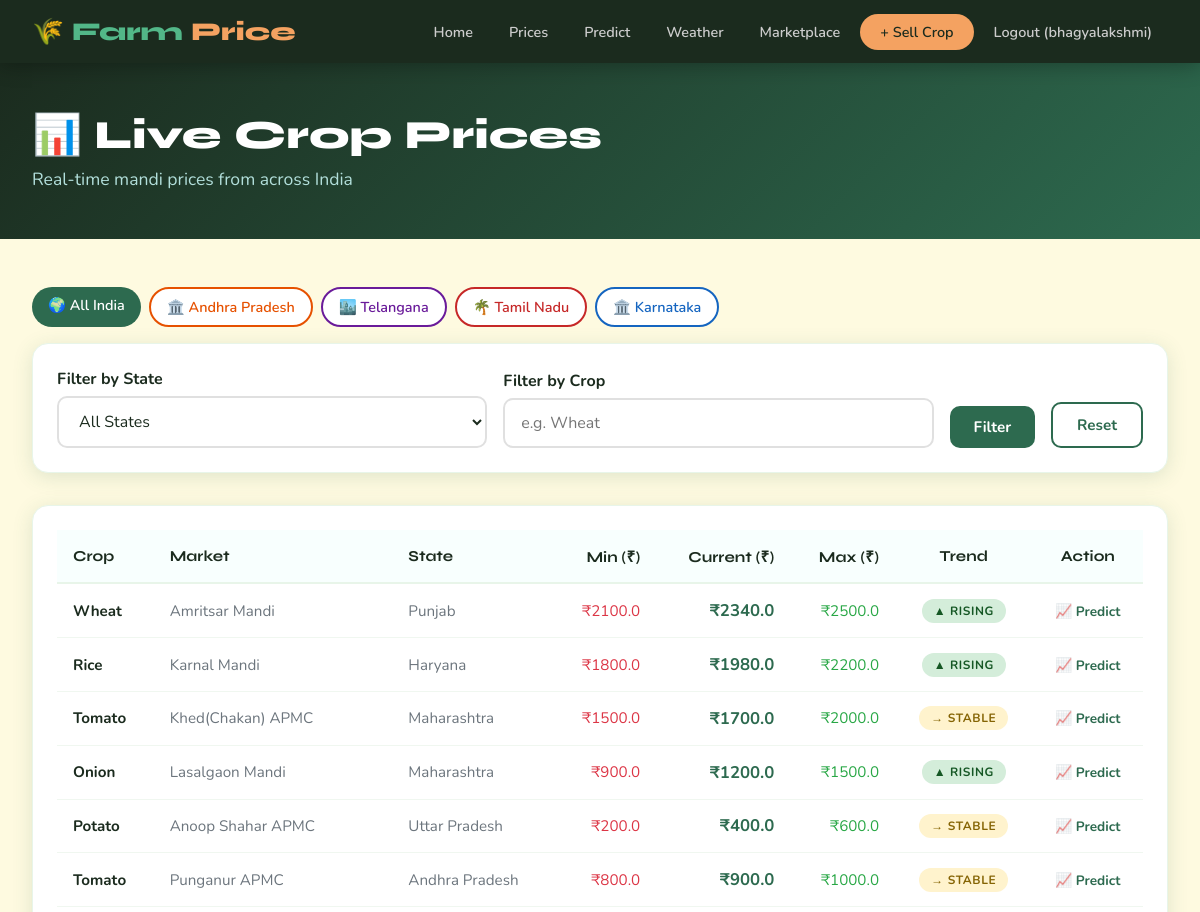
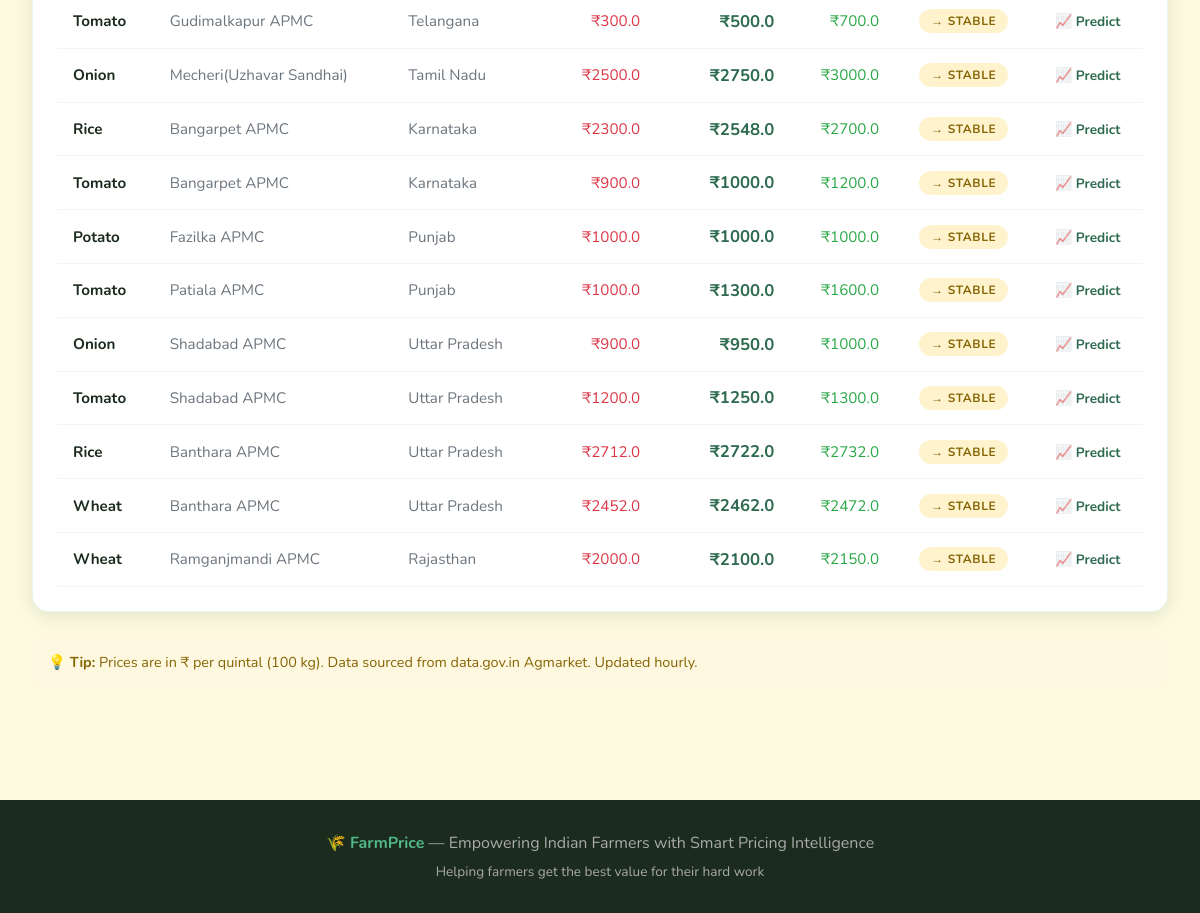
Screenshot of /prices/ (signed in) with the database file from the repository (2 pictures, top to bottom).
### crops/models.py (models this page shows, shortened)
class Crop(models.Model):
    CROP_CHOICES = [
        ('wheat', 'Wheat'),
        ('rice', 'Rice'),
        ('corn', 'Corn'),
        ('cotton', 'Cotton'),
        ('sugarcane', 'Sugarcane'),
        ('soybean', 'Soybean'),
        ('tomato', 'Tomato'),
        ('potato', 'Potato'),
        ('onion', 'Onion'),
        ('groundnut', 'Groundnut'),
    ]
    name = models.CharField(max_length=100, choices=CROP_CHOICES)
    current_price = models.DecimalField(max_digits=10, decimal_places=2)
    min_price = models.DecimalField(max_digits=10, decimal_places=2)
    max_price = models.DecimalField(max_digits=10, decimal_places=2)
    market_name = models.CharField(max_length=200)
    state = models.CharField(max_length=100)
    updated_at = models.DateTimeField(auto_now=True)
    trend = models.CharField(max_length=10, choices=[('up', 'Rising'), ('down', 'Falling'), ('stable', 'Stable')], default='stable')

### crops/views.py (the view)
# urls.py: path('prices/', views.crop_prices, name='crop_prices'),
def crop_prices(request):
    state_filter = request.GET.get('state', '')
    crop_filter = request.GET.get('crop', '').lower()
    region = request.GET.get('region', '')  # 'ap_telangana' or ''
    if region == 'ap_telangana':
        from .api_client import get_ap_telangana_prices
        all_prices = get_ap_telangana_prices()
    elif state_filter:
        all_prices = get_all_prices(state=state_filter)
    else:
        all_prices = get_all_prices()
    if crop_filter:
        all_prices = [c for c in all_prices if crop_filter in c['name']]
    states = ['Andhra Pradesh', 'Telangana'] + list(
        set(c['state'] for c in all_prices if c['state'] not in ['N/A', 'Andhra Pradesh', 'Telangana'])
    )
    context = {
        'crops': all_prices,
        'states': states,
        'state_filter': state_filter,
        'crop_filter': crop_filter,
        'region': region,
    }
    return render(request, 'crops/prices.html', context)

### crops/api_client.py (called while the page is built)
def get_all_prices(state=None):
    from .models import Crop
    crops = Crop.objects.all()
    if state:
        crops = crops.filter(state__iexact=state)
    results = []
    for c in crops:
        results.append({
            "name": c.name,
            "display_name": c.get_name_display(),
            "current_price": float(c.current_price),
            "min_price": float(c.min_price),
            "max_price": float(c.max_price),
            "market_name": c.market_name,
            "state": c.state,
            "updated_at": str(c.updated_at.date()),
            "trend": c.trend,
        })
    return results

### crops/templates/crops/prices.html (shortened to what this page needs)
{% extends 'crops/base.html' %}
{% block content %}
<section style="background: linear-gradient(135deg, #1b2b1e, #2d6a4f); padding: 3rem 0;">
    <div class="container">
        <h1 style="font-family: 'Syne', sans-serif; font-size: 2.5rem; font-weight: 800; color: white; margin-bottom: 0.5rem;">📊 Live Crop Prices</h1>
        <p style="color: #b2dfdb; font-size: 1.1rem;">Real-time mandi prices from across India</p>
    </div>
</section>
<section class="section">
    <div class="container">
        <div style="margin-bottom: 1rem; display: flex; gap: 0.5rem; flex-wrap: wrap;">
            <a href="/prices/"
               style="padding: 0.5rem 1rem; border-radius: 20px; text-decoration: none; font-weight: 600; font-size: 0.9rem;
               {% if not state_filter and not region %}background:#2d6a4f; color:white;{% else %}background:white; color:#2d6a4f; border: 2px solid #2d6a4f;{% endif %}">
                🌍 All India
            </a>
            <a href="/prices/?state=Andhra+Pradesh"
               style="padding: 0.5rem 1rem; border-radius: 20px; text-decoration: none; font-weight: 600; font-size: 0.9rem;
               {% if state_filter == 'Andhra Pradesh' %}background:#e65100; color:white;{% else %}background:white; color:#e65100; border: 2px solid #e65100;{% endif %}">
                🏛️ Andhra Pradesh
            </a>
            <a href="/prices/?state=Telangana"
               style="padding: 0.5rem 1rem; border-radius: 20px; text-decoration: none; font-weight: 600; font-size: 0.9rem;
               {% if state_filter == 'Telangana' %}background:#6a1b9a; color:white;{% else %}background:white; color:#6a1b9a; border: 2px solid #6a1b9a;{% endif %}">
                🏙️ Telangana
            </a>
            <a href="/prices/?state=Tamil+Nadu"
               style="padding: 0.5rem 1rem; border-radius: 20px; text-decoration: none; font-weight: 600; font-size: 0.9rem;
               {% if state_filter == 'Tamil Nadu' %}background:#c62828; color:white;{% else %}background:white; color:#c62828; border: 2px solid #c62828;{% endif %}">
                🌴 Tamil Nadu
            </a>
            <a href="/prices/?state=Karnataka"
               style="padding: 0.5rem 1rem; border-radius: 20px; text-decoration: none; font-weight: 600; font-size: 0.9rem;
               {% if state_filter == 'Karnataka' %}background:#1565c0; color:white;{% else %}background:white; color:#1565c0; border: 2px solid #1565c0;{% endif %}">
                🏛️ Karnataka
            </a>
        </div>
        <div class="card" style="margin-bottom: 2rem;">
            <form method="get" style="display: flex; gap: 1rem; flex-wrap: wrap; align-items: flex-end;">
                <div class="form-group" style="flex: 1; min-width: 180px; margin-bottom: 0;">
                    <label>Filter by State</label>
                    <select name="state">
                        <option value="">All States</option>
                    </select>
                </div>
                <div class="form-group" style="flex: 1; min-width: 180px; margin-bottom: 0;">
                    <label>Filter by Crop</label>
                    <input type="text" name="crop" value="{{ crop_filter }}" placeholder="e.g. Wheat">
                </div>
                <button type="submit" class="btn btn-primary">Filter</button>
                <a href="/prices/" class="btn btn-outline">Reset</a>
            </form>
        </div>
        {% if crops %}
        <div class="card" style="overflow-x: auto;">
            <table style="width: 100%; border-collapse: collapse; font-size: 0.95rem;">
                <thead>
                    <tr style="background: #f8fffe; border-bottom: 2px solid #e8f5e9;">
                        <th style="padding: 1rem; text-align: left; font-family: 'Syne', sans-serif; font-weight: 700;">Crop</th>
                        <th style="padding: 1rem; text-align: left; font-family: 'Syne', sans-serif; font-weight: 700;">Market</th>
                        <th style="padding: 1rem; text-align: left; font-family: 'Syne', sans-serif; font-weight: 700;">State</th>
                        <th style="padding: 1rem; text-align: right; font-family: 'Syne', sans-serif; font-weight: 700;">Min (₹)</th>
                        <th style="padding: 1rem; text-align: right; font-family: 'Syne', sans-serif; font-weight: 700;">Current (₹)</th>
                        <th style="padding: 1rem; text-align: right; font-family: 'Syne', sans-serif; font-weight: 700;">Max (₹)</th>
                        <th style="padding: 1rem; text-align: center; font-family: 'Syne', sans-serif; font-weight: 700;">Trend</th>
                        <th style="padding: 1rem; text-align: center; font-family: 'Syne', sans-serif; font-weight: 700;">Action</th>
                    </tr>
                </thead>
                <tbody>
                    {% for crop in crops %}
                    <tr style="border-bottom: 1px solid #f0f7f0; transition: background 0.15s;"
                        onmouseover="this.style.background='#f8fffe'"
                        onmouseout="this.style.background=''">
                        <td style="padding: 0.9rem 1rem; font-weight: 700;">{{ crop.display_name }}</td>
                        <td style="padding: 0.9rem 1rem; color: #6c757d;">{{ crop.market_name }}</td>
                        <td style="padding: 0.9rem 1rem; color: #6c757d;">{{ crop.state }}</td>
                        <td style="padding: 0.9rem 1rem; text-align: right; color: #dc3545;">₹{{ crop.min_price }}</td>
                        <td style="padding: 0.9rem 1rem; text-align: right; font-weight: 700; font-size: 1.05rem; color: #2d6a4f;">₹{{ crop.current_price }}</td>
                        <td style="padding: 0.9rem 1rem; text-align: right; color: #28a745;">₹{{ crop.max_price }}</td>
                        <td style="padding: 0.9rem 1rem; text-align: center;">
                            {% if crop.trend == 'up' %}
                                <span class="badge badge-up">▲ Rising</span>
                            {% elif crop.trend == 'down' %}
                                <span class="badge badge-down">▼ Falling</span>
                            {% else %}
                                <span class="badge badge-stable">→ Stable</span>
                            {% endif %}
                        </td>
                        <td style="padding: 0.9rem 1rem; text-align: center;">
                            <a href="/predict/?crop={{ crop.name }}" style="color: #2d6a4f; font-weight: 700; text-decoration: none; font-size: 0.85rem;">📈 Predict</a>
                        </td>
                    </tr>
                    {% endfor %}
                </tbody>
            </table>
        </div>
        {% else %}
        <div style="text-align: center; padding: 4rem; color: #6c757d;">
            <div style="font-size: 4rem; margin-bottom: 1rem;">📊</div>
            <h3 style="font-family: 'Syne', sans-serif;">No price data found</h3>
            <p>Try adjusting your filters or check back later.</p>
        </div>
        {% endif %}
        <div style="margin-top: 1.5rem; padding: 1rem; background: #fff8e1; border-radius: 10px; font-size: 0.9rem; color: #856404;">
            💡 <strong>Tip:</strong> Prices are in ₹ per quintal (100 kg). Data sourced from data.gov.in Agmarket. Updated hourly.
        </div>
    </div>
</section>
{% endblock %}

### crops/templates/crops/base.html (shortened to what this page needs)
<!DOCTYPE html>
<html lang="en">
<head>
</head>
<body>
<nav>
    <a href="/" class="nav-logo">🌾 Farm<span>Price</span></a>
    <ul class="nav-links">
        <li><a href="/">Home</a></li>
        <li><a href="/prices/">Prices</a></li>
        <li><a href="/predict/">Predict</a></li>
        <li><a href="/weather/">Weather</a></li>
        <li><a href="/marketplace/">Marketplace</a></li>
        {% if user.is_authenticated %}
            <li><a href="/sell/" class="btn-sell">+ Sell Crop</a></li>
            <li><a href="/logout/">Logout ({{ user.username }})</a></li>
        {% else %}
            <li><a href="/login/">Login</a></li>
            <li><a href="/register/" class="btn-sell">Register</a></li>
        {% endif %}
    </ul>
</nav>
<main>
    {% block content %}{% endblock %}
</main>
<footer>
    <p>🌾 <strong>FarmPrice</strong> — Empowering Indian Farmers with Smart Pricing Intelligence</p>
    <p style="margin-top:0.5rem;font-size:0.85rem;">Helping farmers get the best value for their hard work</p>
</footer>
</body>
</html>

### crops/templates/crops/base.html (style rules this page uses)
:root { --green: #2d6a4f; --green-light: #52b788; --green-pale: #d8f3dc; --earth: #a0522d; --gold: #f4a261; --sky: #48cae4; --cream: #fefae0; --dark: #1b2b1e; --gray: #6c757d; --white: #ffffff; --shadow: 0 4px 20px rgba(45, 106, 79, 0.15); }
* { margin: 0; padding: 0; box-sizing: border-box; }
body { font-family: 'Nunito', sans-serif; background: var(--cream); color: var(--dark); min-height: 100vh; }
nav { background: var(--dark); padding: 0 2rem; display: flex; align-items: center; justify-content: space-between; position: sticky; top: 0; z-index: 100; box-shadow: 0 2px 20px rgba(0,0,0,0.3); }
.nav-logo { font-family: 'Syne', sans-serif; font-weight: 800; font-size: 1.6rem; color: var(--green-light); text-decoration: none; padding: 1rem 0; display: flex; align-items: center; gap: 0.5rem; }
.nav-logo span { color: var(--gold); }
.nav-links { display: flex; align-items: center; gap: 0.25rem; list-style: none; }
.nav-links a { color: #ccc; text-decoration: none; padding: 0.5rem 1rem; border-radius: 8px; font-weight: 600; font-size: 0.9rem; transition: all 0.2s; }
.nav-links .btn-sell { background: var(--gold); color: var(--dark) !important; border-radius: 20px; padding: 0.5rem 1.25rem !important; }
main { min-height: calc(100vh - 120px); }
footer { background: var(--dark); color: #aaa; text-align: center; padding: 2rem; margin-top: 4rem; }
footer strong { color: var(--green-light); }
.card { background: white; border-radius: 16px; padding: 1.5rem; box-shadow: var(--shadow); border: 1px solid #e8f5e9; }
.btn { display: inline-block; padding: 0.7rem 1.5rem; border-radius: 10px; font-weight: 700; font-size: 0.95rem; text-decoration: none; border: none; cursor: pointer; transition: all 0.2s; font-family: 'Nunito', sans-serif; }
.btn-primary { background: var(--green); color: white; }
.btn-outline { background: transparent; border: 2px solid var(--green); color: var(--green); }
.badge { display: inline-block; padding: 0.25rem 0.75rem; border-radius: 20px; font-size: 0.75rem; font-weight: 700; text-transform: uppercase; letter-spacing: 0.05em; }
.badge-up { background: #d4edda; color: #155724; }
.badge-stable { background: #fff3cd; color: #856404; }
.container { max-width: 1200px; margin: 0 auto; padding: 0 2rem; }
.section { padding: 3rem 0; }
.form-group { margin-bottom: 1.25rem; }
.form-group label { display: block; font-weight: 700; margin-bottom: 0.4rem; color: var(--dark); }
.form-group input, .form-group select, .form-group textarea { width: 100%; padding: 0.75rem 1rem; border: 2px solid #e0e0e0; border-radius: 10px; font-family: 'Nunito', sans-serif; font-size: 1rem; color: var(--dark); transition: border-color 0.2s; background: white; }

### rows the page displays
Crop: market_name "Amritsar Mandi", state "Punjab"
Crop: market_name "Karnal Mandi", state "Haryana"
Crop: market_name "Khed(Chakan) APMC", state "Maharashtra"
Crop: market_name "Lasalgaon Mandi", state "Maharashtra"
Crop: market_name "Anoop Shahar APMC", state "Uttar Pradesh"
Crop: market_name "Punganur APMC", state "Andhra Pradesh"
Crop: market_name "Gudimalkapur APMC", state "Telangana"
Crop: market_name "Mecheri(Uzhavar Sandhai)", state "Tamil Nadu"
Crop: market_name "Bangarpet APMC", state "Karnataka"
Crop: market_name "Bangarpet APMC", state "Karnataka"
Crop: market_name "Fazilka APMC", state "Punjab"
Crop: market_name "Patiala APMC", state "Punjab"
Crop: market_name "Shadabad APMC", state "Uttar Pradesh"
Crop: market_name "Shadabad APMC", state "Uttar Pradesh"
Crop: market_name "Banthara APMC", state "Uttar Pradesh"
Crop: market_name "Banthara APMC", state "Uttar Pradesh"
Crop: market_name "Ramganjmandi APMC", state "Rajasthan"

### other values shown
{{ user.username }} "bhagyalakshmi"
{{ crop.display_name }} "Wheat" "Rice" "Tomato" "Onion" "Potato" "Tomato" "Tomato" "Onion" "Rice" "Tomato" "Potato" "Tomato" "Onion" "Tomato" "Rice" "Wheat" "Wheat"
{{ crop.min_price }} "2100.0" "1800.0" "1500.0" "900.0" "200.0" "800.0" "300.0" "2500.0" "2300.0" "900.0" "1000.0" "1000.0" "900.0" "1200.0" "2712.0" "2452.0" "2000.0"
{{ crop.current_price }} "2340.0" "1980.0" "1700.0" "1200.0" "400.0" "900.0" "500.0" "2750.0" "2548.0" "1000.0" "1000.0" "1300.0" "950.0" "1250.0" "2722.0" "2462.0" "2100.0"
{{ crop.max_price }} "2500.0" "2200.0" "2000.0" "1500.0" "600.0" "1000.0" "700.0" "3000.0" "2700.0" "1200.0" "1000.0" "1600.0" "1000.0" "1300.0" "2732.0" "2472.0" "2150.0"
